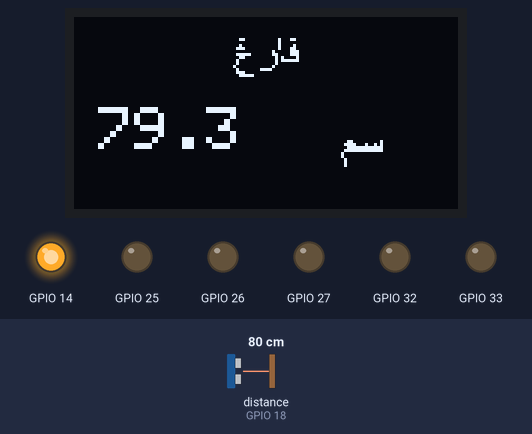
The sketch below on a simulated ESP32. On the bench: 128×64 one-colour display, output pins drawn as LEDs (lit = HIGH). Wiring (inferred from the names in the program): ultrasonic range finder: trigger GPIO 5; echo GPIO 18. The test bench sets the inputs (shaded band); at power-on: distance to the obstacle (sensor on GPIO 18) 80 cm. The echo pulse lasts 58.3 µs per cm; nothing arrives over Bluetooth unless stated; a phone connects over Bluetooth LE 3 s after start; pins used as bus, display or sensor lines are not drawn.

Above: at 1.2 s.
1.3 s: distance to the obstacle (sensor on GPIO 18) set to 2 cm
At 3.2 s:
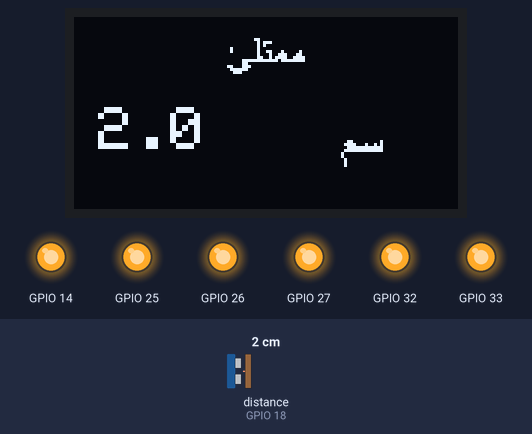
3.5 s: distance to the obstacle (sensor on GPIO 18) set to 9 cm
At 5.1 s:
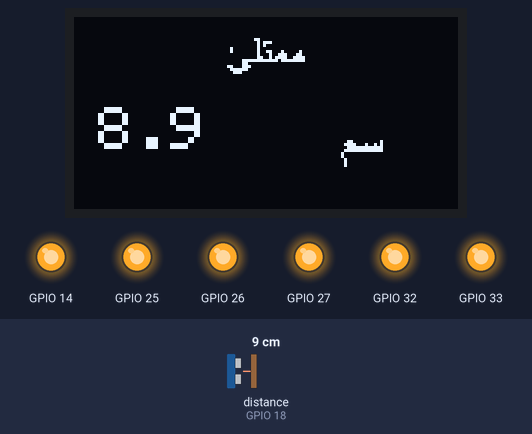
5.5 s: distance to the obstacle (sensor on GPIO 18) set to 12 cm
At 6.6 s:
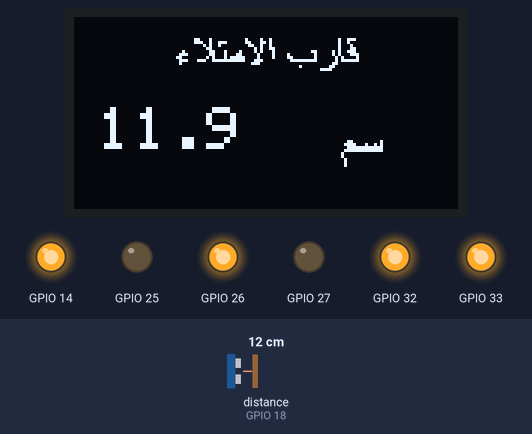
7.5 s: distance to the obstacle (sensor on GPIO 18) set to 18 cm
At 9.2 s:
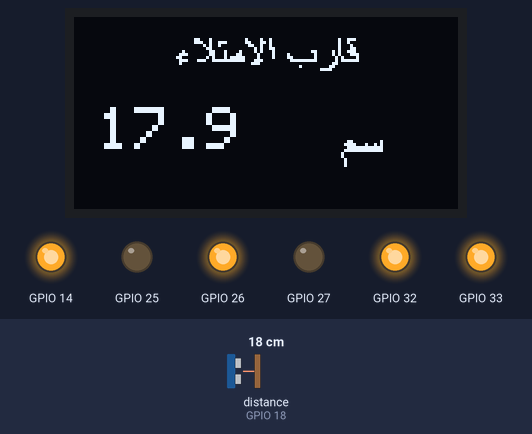
9.5 s: distance to the obstacle (sensor on GPIO 18) set to 23 cm
At 10.9 s:
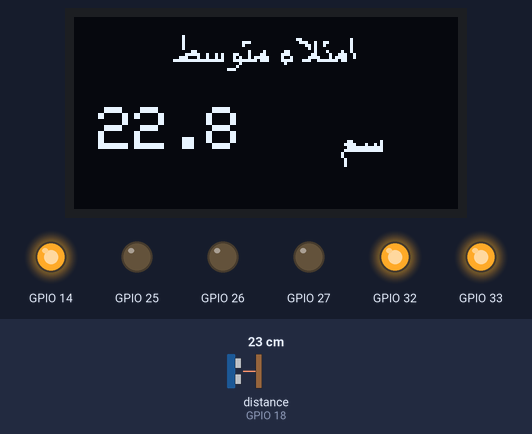
Timing chart, 0 to 12.5 s (numbered marks = the images above; inputs shaded):
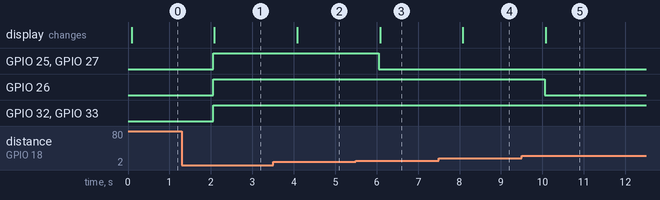

The sketch:

SmartBin.ino
```cpp
// Original sketch attribution: E.YAHYA ALALI / نسبة الأصل: يحيى علي / Özgün kaynak: E.YAHYA ALALI.
#include <Arduino.h>
#include <BLEDevice.h>
#include <BLEServer.h>
#include <BLEUtils.h>
#include <BLE2902.h>
#include <Wire.h>
#include <Adafruit_GFX.h>
#include <Adafruit_SSD1306.h>
#include <atomic>
#include "src/bin_core.h"
#include "src/i18n.h"
#include "src/oled_labels.h"
#include "src/pin_config.h"

#ifndef SMART_BIN_LANGUAGE
#define SMART_BIN_LANGUAGE 0
#endif
static_assert(SMART_BIN_LANGUAGE >= 0 && SMART_BIN_LANGUAGE <= 2, "Language must be ar=0, en=1, tr=2");
constexpr smartbin::Language language = static_cast<smartbin::Language>(SMART_BIN_LANGUAGE);
constexpr int triggerPin = smartbin::pins::trigger;
constexpr int echoPin = smartbin::pins::echo;
constexpr int buzzerPin = smartbin::pins::buzzer;
constexpr int powerLedPin = smartbin::pins::powerIndicator;
constexpr auto& ledPins = smartbin::pins::fillIndicators;
constexpr char serviceUuid[] = "4fafc201-1fb5-459e-8fcc-c5c9c331914b";
constexpr char characteristicUuid[] = "beb5483e-36e1-4688-b7f5-ea07361b26a8";
constexpr std::uint32_t triggerLowUs = 2, triggerHighUs = 10, idleSliceMs = 1;
smartbin::Config config;
Adafruit_SSD1306 display(128, 64, &Wire, -1);
BLEServer* server = nullptr;
BLECharacteristic* characteristic = nullptr;
std::atomic<bool> bleConnected{false}, advertisingRequested{false};
portMUX_TYPE snapshotMux = portMUX_INITIALIZER_UNLOCKED;
smartbin::Snapshot publishedSnapshot;

smartbin::Snapshot readSnapshot() {
  portENTER_CRITICAL(&snapshotMux);
  auto result = publishedSnapshot;
  portEXIT_CRITICAL(&snapshotMux);
  return smartbin::currentSnapshot(result, millis(), config);
}
void restoreReadValue(BLECharacteristic* value) {
  value->setValue(String(smartbin::wireValue(readSnapshot().state)));
}
class ServerCallbacks final : public BLEServerCallbacks {
  void onConnect(BLEServer*) override {
    bleConnected.store(true);
    BLEDevice::startAdvertising();
  }
  void onDisconnect(BLEServer* value) override {
    const bool remaining = value->getConnectedCount() > 0;
    bleConnected.store(remaining);
    if (!remaining) advertisingRequested.store(true);
  }
};
class CharacteristicCallbacks final : public BLECharacteristicCallbacks {
  void onRead(BLECharacteristic* value) override { restoreReadValue(value); }
  void onWrite(BLECharacteristic* value) override {
    const std::size_t length = value->getLength();
    // EN: Bound length before getValue; never log the received bytes.
    // AR: افحص الحجم قبل getValue؛ لا تسجل محتوى المدخل.
    // TR: getValue öncesi boyutu sınırla; gelen baytları kaydetme.
    smartbin::WriteResult result;
    if (length > config.maximumWriteBytes) result = smartbin::WriteResult::TooLong;
    else {
      const String input = value->getValue();
      result = smartbin::inspectWrite(input.c_str(), input.length(), config);
    }
    restoreReadValue(value);
    Serial.println(smartbin::writeResultLabel(language, result));
  }
};
class Esp32Io final : public smartbin::DeviceIo {
  bool initializeDisplay() override {
    const bool ready = display.begin(SSD1306_SWITCHCAPVCC, 0x3C);
    if (!ready) Serial.println(smartbin::displayFailureLabel(language));
    return ready;
  }
  std::uint32_t measureEcho(std::uint32_t timeoutUs) override {
    digitalWrite(triggerPin, LOW);
    delayMicroseconds(triggerLowUs);
    digitalWrite(triggerPin, HIGH);
    delayMicroseconds(triggerHighUs);
    digitalWrite(triggerPin, LOW);
    return pulseIn(echoPin, HIGH, timeoutUs);
  }
  bool connected() const override { return bleConnected.load(); }
  bool consumeAdvertisingRequest() override { return advertisingRequested.exchange(false); }
  void advertise() override { server->startAdvertising(); }
  void outputs(unsigned leds, bool buzzer) override {
    for (unsigned i = 0; i < 4; ++i) digitalWrite(ledPins[i], i < leds ? HIGH : LOW);
    digitalWrite(buzzerPin, buzzer ? HIGH : LOW);
  }
  void render(const smartbin::Snapshot& snapshot) override {
    display.clearDisplay();
    display.setTextColor(SSD1306_WHITE);
    display.drawBitmap(4, 2, smartbin::oledStateLabel(language, snapshot.state), 120, 20, SSD1306_WHITE);
    display.setTextSize(2);
    display.setCursor(8, 30);
    if (snapshot.valid) {
      display.print(snapshot.distanceCm, 1);
      display.drawBitmap(82, 32, smartbin::oledUnitLabel(language), 28, 20, SSD1306_WHITE);
    }
    else display.print("--");
    display.display();
  }
  void publish(const smartbin::Snapshot& snapshot) override {
    portENTER_CRITICAL(&snapshotMux);
    publishedSnapshot = snapshot;
    portEXIT_CRITICAL(&snapshotMux);
    restoreReadValue(characteristic);
  }
  void notifyFull() override {
    restoreReadValue(characteristic);
    characteristic->notify();
  }
};
Esp32Io io;
smartbin::Controller controller(io, config);
void setup() {
  Serial.begin(115200);
  Wire.begin(smartbin::pins::oledSda, smartbin::pins::oledScl);
  pinMode(triggerPin, OUTPUT);
  pinMode(echoPin, INPUT);
  pinMode(powerLedPin, OUTPUT);
  digitalWrite(powerLedPin, HIGH);
  for (int pin : ledPins) { pinMode(pin, OUTPUT); digitalWrite(pin, LOW); }
  pinMode(buzzerPin, OUTPUT);
  digitalWrite(buzzerPin, LOW);
  BLEDevice::init("E.YAHYA ALALI");
  server = BLEDevice::createServer();
  server->setCallbacks(new ServerCallbacks());
  BLEService* service = server->createService(serviceUuid);
  characteristic = service->createCharacteristic(characteristicUuid,
    BLECharacteristic::PROPERTY_READ | BLECharacteristic::PROPERTY_WRITE |
    BLECharacteristic::PROPERTY_NOTIFY | BLECharacteristic::PROPERTY_INDICATE);
  characteristic->setCallbacks(new CharacteristicCallbacks());
  characteristic->addDescriptor(new BLE2902());
  service->start();
  auto* advertising = BLEDevice::getAdvertising();
  advertising->addServiceUUID(serviceUuid);
  advertising->setScanResponse(false);
  controller.begin(millis());
  BLEDevice::startAdvertising();
}
void loop() {
  controller.tick(millis());
  // A bounded scheduler slice avoids a busy spin without multi-second blocking.
  delay(idleSliceMs);
}
```

bin_core.h
```cpp
#ifndef YAHYA_SMART_BIN_CORE_H
#define YAHYA_SMART_BIN_CORE_H

#include <algorithm>
#include <array>
#include <cmath>
#include <cstddef>
#include <cstdint>

namespace smartbin {
enum class State { Unknown, Empty, Low, Medium, High, Full, SensorFault, ConfigFault };
enum class ReadingStatus { Valid, Timeout, OutOfRange };
enum class WriteResult { Empty, TooLong, Unsupported };

struct Config {
  std::array<double, 4> boundariesCm{{10.0, 20.0, 35.0, 50.0}};
  double minimumDistanceCm = 0.5;
  double maximumDistanceCm = 400.0;
  double hysteresisCm = 0.5;
  double soundSpeedCmPerUs = 0.034;
  std::uint32_t echoTimeoutUs = 30000;
  std::uint32_t sampleIntervalMs = 500;
  std::uint32_t readingExpiryMs = 1500;
  std::uint32_t notificationIntervalMs = 1000;
  std::uint32_t advertisingGraceMs = 500;
  std::size_t maximumWriteBytes = 32;
};

inline bool validConfig(const Config& c) {
  if (!std::isfinite(c.minimumDistanceCm) || !std::isfinite(c.maximumDistanceCm) ||
      !std::isfinite(c.hysteresisCm) || !std::isfinite(c.soundSpeedCmPerUs) ||
      c.minimumDistanceCm <= 0 || c.maximumDistanceCm <= c.minimumDistanceCm ||
      c.hysteresisCm < 0 || c.soundSpeedCmPerUs <= 0) return false;
  double previous = c.minimumDistanceCm;
  for (double boundary : c.boundariesCm) {
    if (!std::isfinite(boundary) || boundary <= previous ||
        boundary >= c.maximumDistanceCm || c.hysteresisCm * 2 >= boundary - previous) return false;
    previous = boundary;
  }
  return c.echoTimeoutUs > 0 && c.sampleIntervalMs > 0 &&
      c.readingExpiryMs > c.sampleIntervalMs && c.notificationIntervalMs > 0 &&
      c.maximumWriteBytes > 0 && c.maximumWriteBytes <= 512 &&
      c.sampleIntervalMs < 0x80000000u && c.readingExpiryMs < 0x80000000u &&
      c.notificationIntervalMs < 0x80000000u && c.advertisingGraceMs < 0x80000000u;
}

struct Reading {
  ReadingStatus status;
  double distanceCm;
  bool valid() const { return status == ReadingStatus::Valid; }
};
inline Reading distanceReading(double cm, const Config& c) {
  if (!std::isfinite(cm) || cm < c.minimumDistanceCm || cm > c.maximumDistanceCm)
    return {ReadingStatus::OutOfRange, 0};
  return {ReadingStatus::Valid, cm};
}
inline Reading pulseReading(std::uint32_t durationUs, const Config& c) {
  if (durationUs == 0) return {ReadingStatus::Timeout, 0};
  if (durationUs >= c.echoTimeoutUs) return {ReadingStatus::OutOfRange, 0};
  return distanceReading(durationUs * c.soundSpeedCmPerUs / 2.0, c);
}
inline bool measuredState(State s) { return s >= State::Empty && s <= State::Full; }
inline unsigned score(State s) { return measuredState(s) ? static_cast<unsigned>(s) - 1u : 0u; }
inline State stateForScore(unsigned s) { return static_cast<State>(s + 1u); }
inline State classifyRaw(double cm, const Config& c) {
  if (!distanceReading(cm, c).valid()) return State::SensorFault;
  unsigned result = 0;
  for (double boundary : c.boundariesCm) if (cm < boundary) ++result;
  return stateForScore(result);
}
inline State classifyStable(double cm, State previous, const Config& c) {
  if (!distanceReading(cm, c).valid()) return State::SensorFault;
  if (!measuredState(previous)) return classifyRaw(cm, c);
  unsigned result = score(previous);
  while (result < 4 && cm < c.boundariesCm[3 - result] - c.hysteresisCm) ++result;
  while (result > 0 && cm >= c.boundariesCm[4 - result] + c.hysteresisCm) --result;
  return stateForScore(result);
}
class MedianWindow {
 public:
  void clear() { count_ = cursor_ = 0; }
  double add(double value) {
    values_[cursor_] = value;
    cursor_ = (cursor_ + 1) % values_.size();
    if (count_ < values_.size()) ++count_;
    auto sorted = values_;
    std::sort(sorted.begin(), sorted.begin() + count_);
    return count_ == 2 ? (sorted[0] + sorted[1]) / 2 : sorted[count_ / 2];
  }
 private:
  std::array<double, 3> values_{{0, 0, 0}};
  std::size_t count_ = 0, cursor_ = 0;
};
struct Snapshot {
  State state = State::Unknown;
  ReadingStatus readingStatus = ReadingStatus::Timeout;
  double distanceCm = 0;
  std::uint32_t sampledAt = 0;
  bool valid = false;
};
inline Snapshot currentSnapshot(Snapshot s, std::uint32_t now, const Config& c) {
  if (s.valid && static_cast<std::uint32_t>(now - s.sampledAt) >= c.readingExpiryMs) {
    s.state = State::SensorFault;
    s.valid = false;
    s.distanceCm = 0;
  }
  return s;
}
inline WriteResult inspectWrite(const char* bytes, std::size_t length, const Config& c) {
  if (length == 0) return WriteResult::Empty;
  if (length > c.maximumWriteBytes) return WriteResult::TooLong;
  (void)bytes;
  // EN: Original S performed no action; no remote commands are added.
  // AR: الأمر S الأصلي بلا فعل؛ لا نضيف أوامر تحكم عن بعد.
  // TR: Özgün S komutu işlem yapmıyordu; uzaktan komut eklenmez.
  return WriteResult::Unsupported;
}
inline const char* wireValue(State s) {
  switch (s) {
    case State::Full: return "Çöp kutusu dolu";
    case State::Empty: return "BIN:EMPTY";
    case State::Low: return "BIN:LEVEL:1";
    case State::Medium: return "BIN:LEVEL:2";
    case State::High: return "BIN:LEVEL:3";
    case State::SensorFault: return "BIN:SENSOR_ERROR";
    case State::ConfigFault: return "BIN:CONFIG_ERROR";
    default: return "BIN:UNKNOWN";
  }
}
class DeviceIo {
 public:
  virtual ~DeviceIo() = default;
  virtual bool initializeDisplay() = 0;
  virtual std::uint32_t measureEcho(std::uint32_t timeoutUs) = 0;
  virtual bool connected() const = 0;
  virtual bool consumeAdvertisingRequest() = 0;
  virtual void advertise() = 0;
  virtual void outputs(unsigned leds, bool buzzer) = 0;
  virtual void render(const Snapshot& snapshot) = 0;
  virtual void publish(const Snapshot& snapshot) = 0;
  virtual void notifyFull() = 0;
};
class Controller {
 public:
  Controller(DeviceIo& io, Config config = Config()) : io_(io), config_(config) {}
  void begin(std::uint32_t now) {
    configured_ = validConfig(config_);
    displayReady_ = io_.initializeDisplay();
    snapshot_.state = configured_ ? State::Unknown : State::ConfigFault;
    snapshot_.sampledAt = now;
    applyOutputs();
    io_.publish(snapshot_);
  }
  void tick(std::uint32_t now) {
    const bool connected = io_.connected();
    if (io_.consumeAdvertisingRequest() && !connected) {
      advertisingPending_ = true;
      disconnectedAt_ = now;
    }
    if (connected) advertisingPending_ = false;
    if (advertisingPending_ && elapsed(now, disconnectedAt_) >= config_.advertisingGraceMs) {
      io_.advertise();
      advertisingPending_ = false;
    }
    if (connected && !previousConnected_ && snapshot_.state == State::Full) fullPending_ = true;
    previousConnected_ = connected;
    if (configured_ && (!sampled_ || elapsed(now, lastSample_) >= config_.sampleIntervalMs)) {
      sampled_ = true;
      lastSample_ = now;
      const State oldState = snapshot_.state;
      const Reading reading = pulseReading(io_.measureEcho(config_.echoTimeoutUs), config_);
      snapshot_.sampledAt = now;
      snapshot_.readingStatus = reading.status;
      snapshot_.valid = reading.valid();
      if (reading.valid()) {
        snapshot_.distanceCm = median_.add(reading.distanceCm);
        snapshot_.state = classifyStable(snapshot_.distanceCm, oldState, config_);
      } else {
        median_.clear();
        snapshot_.distanceCm = 0;
        snapshot_.state = State::SensorFault;
      }
      fullPending_ = snapshot_.state == State::Full && (fullPending_ || oldState != State::Full);
      applyOutputs();
      io_.publish(snapshot_);
    }
    // EN: Legacy clients receive full-only events, not new alerts for empty/error.
    // AR: نحافظ على إشعارات الامتلاء فقط؛ لا يتحول خطأ أو فراغ إلى تنبيه موروث.
    // TR: Eski istemcilere yalnız dolu bildirimi gider; boş/hata yeni alarm olmaz.
    if (fullPending_ && connected && snapshot_.valid && snapshot_.state == State::Full &&
        (!notified_ || elapsed(now, lastNotification_) >= config_.notificationIntervalMs)) {
      io_.notifyFull();
      notified_ = true;
      lastNotification_ = now;
      fullPending_ = false;
    }
  }
  Snapshot readable(std::uint32_t now) const { return currentSnapshot(snapshot_, now, config_); }
  bool displayReady() const { return displayReady_; }
 private:
  static std::uint32_t elapsed(std::uint32_t now, std::uint32_t before) { return now - before; }
  void applyOutputs() {
    io_.outputs(snapshot_.valid ? score(snapshot_.state) : 0, snapshot_.valid && snapshot_.state == State::Full);
    if (displayReady_) io_.render(snapshot_);
  }
  DeviceIo& io_;
  Config config_;
  MedianWindow median_;
  Snapshot snapshot_;
  bool configured_ = false, displayReady_ = false, sampled_ = false;
  bool previousConnected_ = false, advertisingPending_ = false, fullPending_ = false, notified_ = false;
  std::uint32_t lastSample_ = 0, disconnectedAt_ = 0, lastNotification_ = 0;
};
}  // smartbin / الصندوق / kutu
#endif
```

i18n.h
```cpp
#ifndef YAHYA_SMART_BIN_I18N_H
#define YAHYA_SMART_BIN_I18N_H
#include "bin_core.h"
namespace smartbin {
enum class Language { Arabic = 0, English = 1, Turkish = 2 };
inline const char* stateLabel(Language language, State state) {
  static const char* const labels[3][8] = {
    {"بانتظار القياس", "فارغ", "امتلاء منخفض", "امتلاء متوسط", "قارب الامتلاء", "ممتلئ", "خطأ الحساس", "خطأ الإعداد"},
    {"Awaiting reading", "Empty", "Low fill", "Medium fill", "Nearly full", "Full", "Sensor error", "Config error"},
    {"Ölçüm bekleniyor", "Boş", "Az dolu", "Orta dolu", "Dolmaya yakın", "Dolu", "Sensör hatası", "Ayar hatası"}
  };
  const unsigned l = static_cast<unsigned>(language), s = static_cast<unsigned>(state);
  return labels[l < 3 ? l : 1][s < 8 ? s : 0];
}
inline const char* displayFailureLabel(Language language) {
  static const char* const labels[] = {
    "تعذر بدء الشاشة؛ يبقى القياس والاتصال نشطين",
    "Display initialization failed; sensing and BLE remain active",
    "Ekran başlatılamadı; ölçüm ve BLE çalışmaya devam eder"
  };
  const unsigned l = static_cast<unsigned>(language);
  return labels[l < 3 ? l : 1];
}
inline const char* writeResultLabel(Language language, WriteResult result) {
  static const char* const labels[3][3] = {
    {"مدخل فارغ مرفوض", "مدخل يتجاوز الحد", "أمر غير مدعوم دون تنفيذ"},
    {"Empty write rejected", "Write exceeds limit", "Unsupported command; no action"},
    {"Boş yazma reddedildi", "Yazma sınırı aşıldı", "Desteklenmeyen komut; işlem yok"}
  };
  const unsigned l = static_cast<unsigned>(language);
  return labels[l < 3 ? l : 1][static_cast<unsigned>(result)];
}
}
#endif
```

pin_config.h
```cpp
#pragma once

namespace smartbin {
namespace pins {
constexpr int trigger = 5;
constexpr int echo = 18;
constexpr int buzzer = 27;
constexpr int powerIndicator = 14;
constexpr int fillIndicators[4] = {32, 33, 26, 25};
constexpr int oledSda = 21;
constexpr int oledScl = 22;
}  // namespace pins
}  // namespace smartbin
```

Source omitted: oled_labels.h (data table, 38118 bytes)

Measured:
- the behaviour switches between 10 and 11 cm on distance to the obstacle (sensor on GPIO 18) (found by bisection; images 2 and 3)
- the behaviour switches between 20 and 21 cm on distance to the obstacle (sensor on GPIO 18) (found by bisection; images 4 and 5)
- after the input at 1.3 s, GPIO 25–27, GPIO 32, GPIO 33: LOW → HIGH after 0.76 s; the display: changes after 0.78 s (image 1)
- after the input at 3.5 s, the display: changes after 0.58 s (image 2)
- after the input at 5.5 s, GPIO 25, GPIO 27: HIGH → LOW after 0.56 s; the display: changes after 0.58 s (image 3)
- after the input at 7.5 s, the display: changes after 0.58 s (image 4)
- after the input at 9.5 s, GPIO 26: HIGH → LOW after 0.56 s; the display: changes after 0.58 s (image 5)
